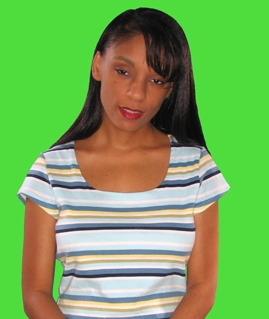
%> input picture Vision_por_computador/Practica2/imagenes_chromakey/chromakey_original.jpg, 269 x 319 px
$ octave ejercicio3_4.m   (GNU Octave 9; MATLAB toolbox functions it lacks are replaced by stand-ins)
%> lines starting %> are read from the running program, lines starting %| are printed output that depends on the picture; in (x1, y1, x2, y2) boxes, pixels count from 0 and x2, y2 are one past the last pixel; in counts of white or black regions, pixels touching at a corner belong together; the program's own positions count from 1
%> further down, F is the input picture: size 319x269x3 uint8; mean R, G, B 120.3, 170.1, 91.5
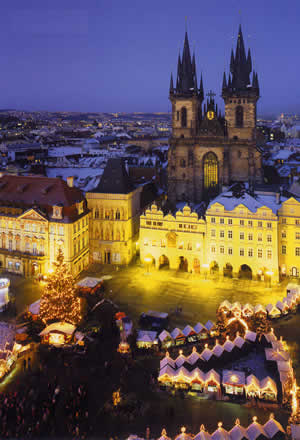
%> input picture Vision_por_computador/Practica2/imagenes_chromakey/praga1.jpg, 300 x 440 px
%> further down, B is the input picture: size 440x300x3 uint8; mean R, G, B 101.7, 85.6, 85.7
### Vision_por_computador/Practica2/chroma_key2.m
function result = chroma_key2(F, B, col, row, Rcolor, Gcolor, Bcolor, varargin )
%> called with col = 31, row = 121, Rcolor = 0, Gcolor = 255, Bcolor = 0

   %%%%%%%%%%%%%%%%%%%%%%%%%%%%%%%%%
   % Comprobar parámetros          %
   %%%%%%%%%%%%%%%%%%%%%%%%%%%%%%%%%

   sizF = size(F);
%> sizF = [319 269 3]

   if length(sizF) ~= 3 || sizF(3) ~=3
       error('La imagen especificada no es una imagen RGB válida');
   end

   sizB = size(B);
%> sizB = [440 300 3]

   if length(sizB) ~= 3 || sizB(3) ~=3
       error('El fondo especificado no es una imagen RGB válida');
   end

   if ceil(col) ~= col
       error('La columna de inicio para copiar no es un número entero válido');
   end

   if ceil(row) ~= row
       error('La fila de inicio para copiar no es un número entero válido');
   end

% [9 lines of commented-out code are left out]

   if isscalar(Rcolor) == 0 || isscalar(Gcolor) == 0 || isscalar(Bcolor) == 0
       error('Los valores RGB del color introducido deben de ser número enteros')
   end

   if ceil(Rcolor) ~= Rcolor || Rcolor < 0 || Rcolor >255
       error('Rcolor no representa una tonalidad de rojo válida');
   end

   if ceil(Gcolor) ~= Gcolor || Gcolor < 0 || Gcolor >255
       error('Gcolor no representa una tonalidad de verde válida');
   end

   if ceil(Bcolor) ~= Bcolor || Bcolor < 0 || Bcolor >255
       error('Bcolor no representa una tonalidad de azul válida');
   end

   if any(sizF > sizB)
       error('El tamaño de la imagen Foreground debe de menor o igual a la imagen de Background');
   end

   if nargin > 8
       error('Sólo está permitido expresar "eps" como parámetro extra');
   elseif nargin == 8
       eps = varargin{1};
   else
       eps = 0.12; % Valor por defecto
   end

   if isscalar(eps) == 0
       error('El parámetro extra "eps" debe ser un número real');
   end

   if eps < 0 || eps > 1
       error('El parámetro extra "eps" debe ser un número real entre 0 y 1');
   end

   %%%%%%%%%%%%%%%%%%%%%%%%%%%%%%%%%
   % Procedimiento                 %
   %%%%%%%%%%%%%%%%%%%%%%%%%%%%%%%%%

   color = [Rcolor, Gcolor, Bcolor];

   % Copiar el color al objeto auxilizar y transformarlo a HSV
   rgb_color = zeros(1,1,3);
   rgb_color(1,1,:) = color;

   hsv_color = rgb2hsv(rgb_color);

   h = hsv_color(1,1,1); % Tomar Hue

   % Imagen auxiliar
   Iaux = zeros(sizB, 'uint8');
   Iaux(:,:,1) = color(1);
%> Iaux: size 440x300x3 uint8; every value is 0
   Iaux(:,:,2) = color(2);
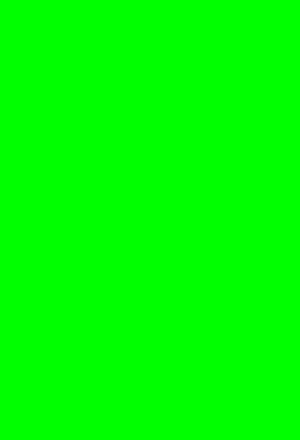
%> Iaux: size 440x300x3 uint8; mean R, G, B 0, 255, 0
   Iaux(:,:,3) = color(3);

   %row_limit = (min(sizF(1),sizB(1)));
   %col_limit = (min(sizF(2),sizB(2)-col));

   Iaux(row:min(sizF(1)+row-1, sizB(1)), col:min(sizF(2)+col-1, sizB(2)), :) = F(1:min(sizF(1), sizB(1)-row+1), 1:min(sizF(2), sizB(2)-col+1), :);
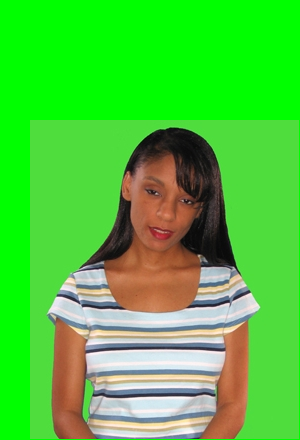
%> Iaux: size 440x300x3 uint8; mean R, G, B 78.2, 199.8, 59.5

   % Convertir la imagen a hsv
   F_hsv = rgb2hsv(Iaux);
%> F_hsv: size 440x300x3 double; mean H, S, V 0.308, 0.68, 0.829

   % Desplazar el matiz de la imagen hasta colocar el color a transparentar
   %  en el ángulo 1
   aux = mod(F_hsv(:,:,1) + (0.5 - h), 1.0);
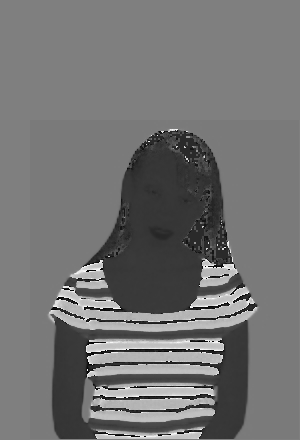
%> aux: size 440x300 double; min 0, max 0.991, mean 0.452
   aux = 1 - 2*abs(0.5-aux);
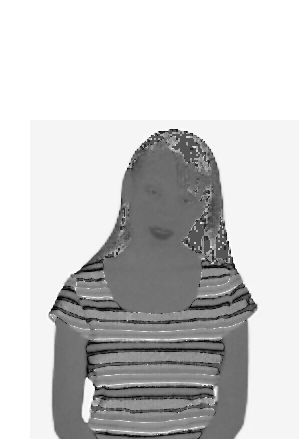
%> aux: size 440x300 double; min 0, max 1, mean 0.797

   % Generar la máscara (todo valor igual a 1 se corresponde con el color
   % a eliminar)
   mask = uint8(aux < 1-eps);
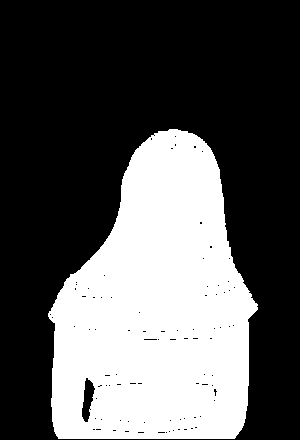
%> mask: size 440x300 uint8; values 0 (black) and 1 (white), 35.2% white; 1 white region, box (x1, y1, x2, y2) and area: (48, 129, 258, 439) 46419
   mask = repmat(mask,1,1,3);
   inv_mask = uint8(~mask);

   disp(size(mask));
%|    440   300     3
   disp(size(F));
%|    319   269     3
   % Superponer la imagen al fondo
   result = B.*inv_mask + Iaux.*mask; %B&(~mask) | F&mask
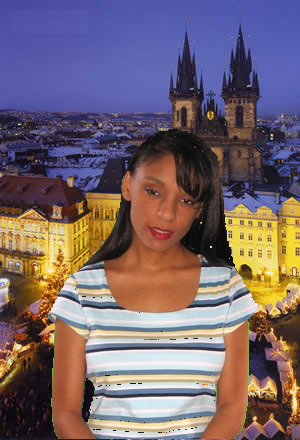
%> result: size 440x300x3 uint8; mean R, G, B 118.7, 101.9, 109.2

end

### Vision_por_computador/Practica2/ejercicio3_4.m
%%%%%%%%%%%%%%%%%%%%%%%%%%%%%%%%%%%%%%%%%%%%%%%%%%%%%%%%%%%%%%%%%%%%%%%%%%
% Archivo: ejercicio3_4
% Pr醕tica 2 - Ejercicio 3.4
% Autor: Nicol醩 Cubero
% Asignatura: Visi髇 por Computador
%%%%%%%%%%%%%%%%%%%%%%%%%%%%%%%%%%%%%%%%%%%%%%%%%%%%%%%%%%%%%%%%%%%%%%%%%%
clc; clear;

F=imread('imagenes_chromakey/chromakey_original.jpg');
B=imread('imagenes_chromakey/praga1.jpg');

result = chroma_key2(F,B,size(B,2)-size(F,2), size(B,1)-size(F,1), 0, 255, 0);

figure,
imshow(result),
title('Composici髇 generada');
